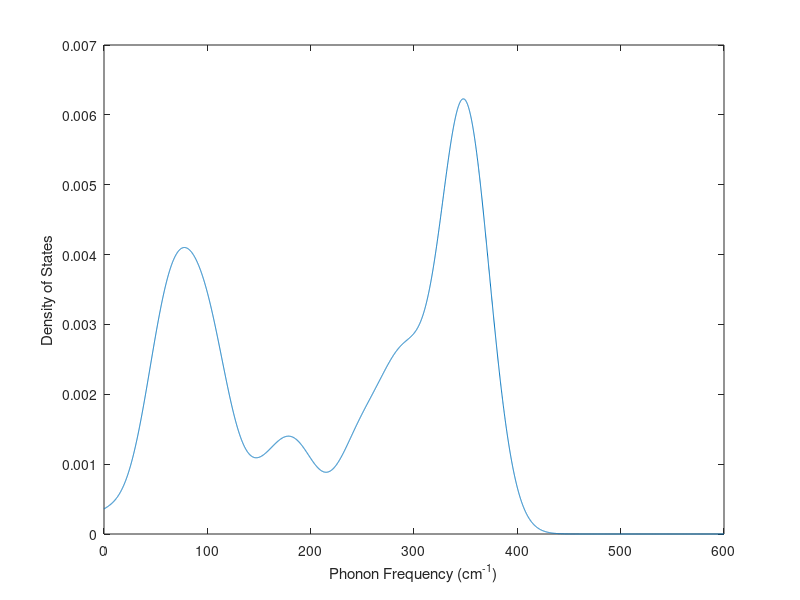

Recreate this plot in MATLAB. (Note: this script raises an error after producing the figure.)
close all, clear all

load ModeFreqP.txt
Np=length(ModeFreqP);
vibp=[0:0.1:600]';
nup=ModeFreqP(:,1); 
s2= 470.96400900619; %alpha = 200 s2 = 470.96400900619

for k=1:length(vibp)
    sump=0;
    for l=1:Np
        fp=1/sqrt(2*pi)/s2.^(1/2).*exp(-(vibp(k)-nup(l)).^2/(2*s2));
        sump=sump+fp;
    end
    DosP(k,:)=[sump/Np];
end
plot(vibp,DosP)

ylabel('Density of States')
xlabel('Phonon Frequency (cm^-^1)')
saveas(gcf,'DosPfc.png')
%---------------
DosPfc=[vibp DosP];
save DosPfc.txt DosPfc -ascii
load DosPfc.txt
size(DosPfc)
figure(2)
xx=vibp;
yy=DosP;
plot(xx,yy)